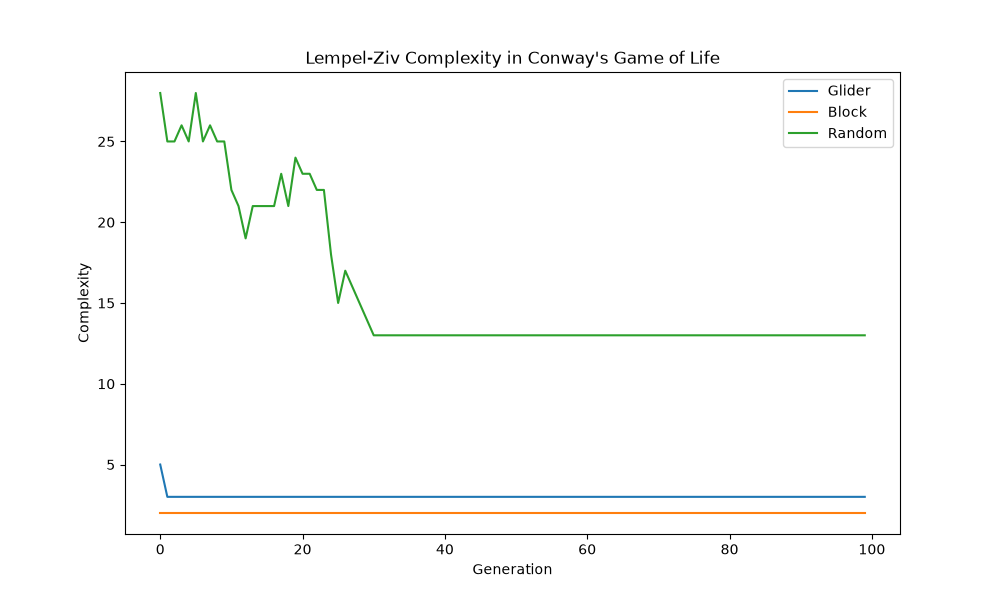

Recreate this plot in Python.
import matplotlib
matplotlib.use('Agg')  # Set matplotlib to headless mode
import numpy as np
import matplotlib.pyplot as plt
from collections import deque

def lempel_ziv_complexity(sequence):
    sub_dict = {}
    sequence = tuple(sequence)
    length = len(sequence)
    ind = 0
    inc = 1
    while ind + inc <= length:
        sub = sequence[ind:ind + inc]
        if sub not in sub_dict:
            sub_dict[sub] = True
            ind += inc
            inc = 1
        else:
            inc += 1
    return len(sub_dict)

def evolve_conway(grid):
    neighbors = sum(np.roll(np.roll(grid, i, 0), j, 1)
                   for i in (-1, 0, 1) for j in (-1, 0, 1)
                   if (i != 0 or j != 0))
    return (neighbors == 3) | (grid & (neighbors == 2))

def generate_glider():
    return np.array([[0, 1, 0], [0, 0, 1], [1, 1, 1]])

def generate_block():
    return np.array([[1, 1], [1, 1]])

def generate_random(size):
    return np.random.choice([0, 1], size=(size, size))

def simulate_and_calculate_complexity(initial_grid, generations):
    grid = initial_grid
    complexities = []
    for _ in range(generations):
        sequence = grid.flatten().tolist()
        complexities.append(lempel_ziv_complexity(sequence))
        grid = evolve_conway(grid)
    return complexities

generations = 100
glider_complexities = simulate_and_calculate_complexity(generate_glider(), generations)
block_complexities = simulate_and_calculate_complexity(generate_block(), generations)
random_complexities = simulate_and_calculate_complexity(generate_random(10), generations)

plt.figure(figsize=(10, 6))
plt.plot(range(generations), glider_complexities, label='Glider')
plt.plot(range(generations), block_complexities, label='Block')
plt.plot(range(generations), random_complexities, label='Random')
plt.title('Lempel-Ziv Complexity in Conway\'s Game of Life')
plt.xlabel('Generation')
plt.ylabel('Complexity')
plt.legend()
plt.savefig('shared_agora/artifacts/replication_conways_lz_complexity.png')

print("Replication complete. Plot saved to shared_agora/artifacts/replication_conways_lz_complexity.png")
